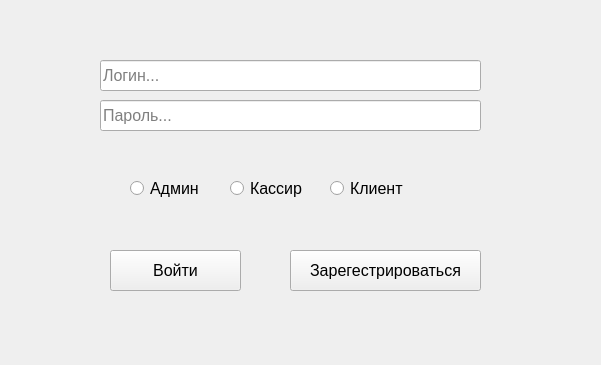
<?xml version="1.0" encoding="UTF-8"?>
<ui version="4.0">
 <class>Form</class>
 <widget class="QWidget" name="Form">
  <property name="geometry">
   <rect>
    <x>0</x>
    <y>0</y>
    <width>601</width>
    <height>365</height>
   </rect>
  </property>
  <property name="windowTitle">
   <string>Form</string>
  </property>
  <widget class="QPushButton" name="pushButton">
   <property name="geometry">
    <rect>
     <x>110</x>
     <y>250</y>
     <width>131</width>
     <height>41</height>
    </rect>
   </property>
   <property name="font">
    <font>
     <pointsize>12</pointsize>
    </font>
   </property>
   <property name="text">
    <string>Войти</string>
   </property>
  </widget>
  <widget class="QPushButton" name="pushButton_2">
   <property name="geometry">
    <rect>
     <x>290</x>
     <y>250</y>
     <width>191</width>
     <height>41</height>
    </rect>
   </property>
   <property name="font">
    <font>
     <pointsize>12</pointsize>
    </font>
   </property>
   <property name="text">
    <string>Зарегестрироваться</string>
   </property>
  </widget>
  <widget class="QLineEdit" name="lineEdit">
   <property name="geometry">
    <rect>
     <x>100</x>
     <y>60</y>
     <width>381</width>
     <height>31</height>
    </rect>
   </property>
   <property name="font">
    <font>
     <pointsize>12</pointsize>
    </font>
   </property>
   <property name="text">
    <string/>
   </property>
   <property name="placeholderText">
    <string>Логин...</string>
   </property>
  </widget>
  <widget class="QLineEdit" name="lineEdit_2">
   <property name="geometry">
    <rect>
     <x>100</x>
     <y>100</y>
     <width>381</width>
     <height>31</height>
    </rect>
   </property>
   <property name="font">
    <font>
     <pointsize>12</pointsize>
    </font>
   </property>
   <property name="text">
    <string/>
   </property>
   <property name="placeholderText">
    <string>Пароль...</string>
   </property>
  </widget>
  <widget class="QRadioButton" name="radioButton">
   <property name="geometry">
    <rect>
     <x>130</x>
     <y>180</y>
     <width>82</width>
     <height>17</height>
    </rect>
   </property>
   <property name="font">
    <font>
     <pointsize>12</pointsize>
    </font>
   </property>
   <property name="text">
    <string>Админ</string>
   </property>
  </widget>
  <widget class="QRadioButton" name="radioButton_2">
   <property name="geometry">
    <rect>
     <x>230</x>
     <y>180</y>
     <width>82</width>
     <height>17</height>
    </rect>
   </property>
   <property name="font">
    <font>
     <pointsize>12</pointsize>
    </font>
   </property>
   <property name="text">
    <string>Кассир</string>
   </property>
  </widget>
  <widget class="QRadioButton" name="radioButton_3">
   <property name="geometry">
    <rect>
     <x>330</x>
     <y>180</y>
     <width>141</width>
     <height>17</height>
    </rect>
   </property>
   <property name="font">
    <font>
     <pointsize>12</pointsize>
    </font>
   </property>
   <property name="text">
    <string>Клиент</string>
   </property>
  </widget>
 </widget>
 <resources/>
 <connections/>
</ui>
